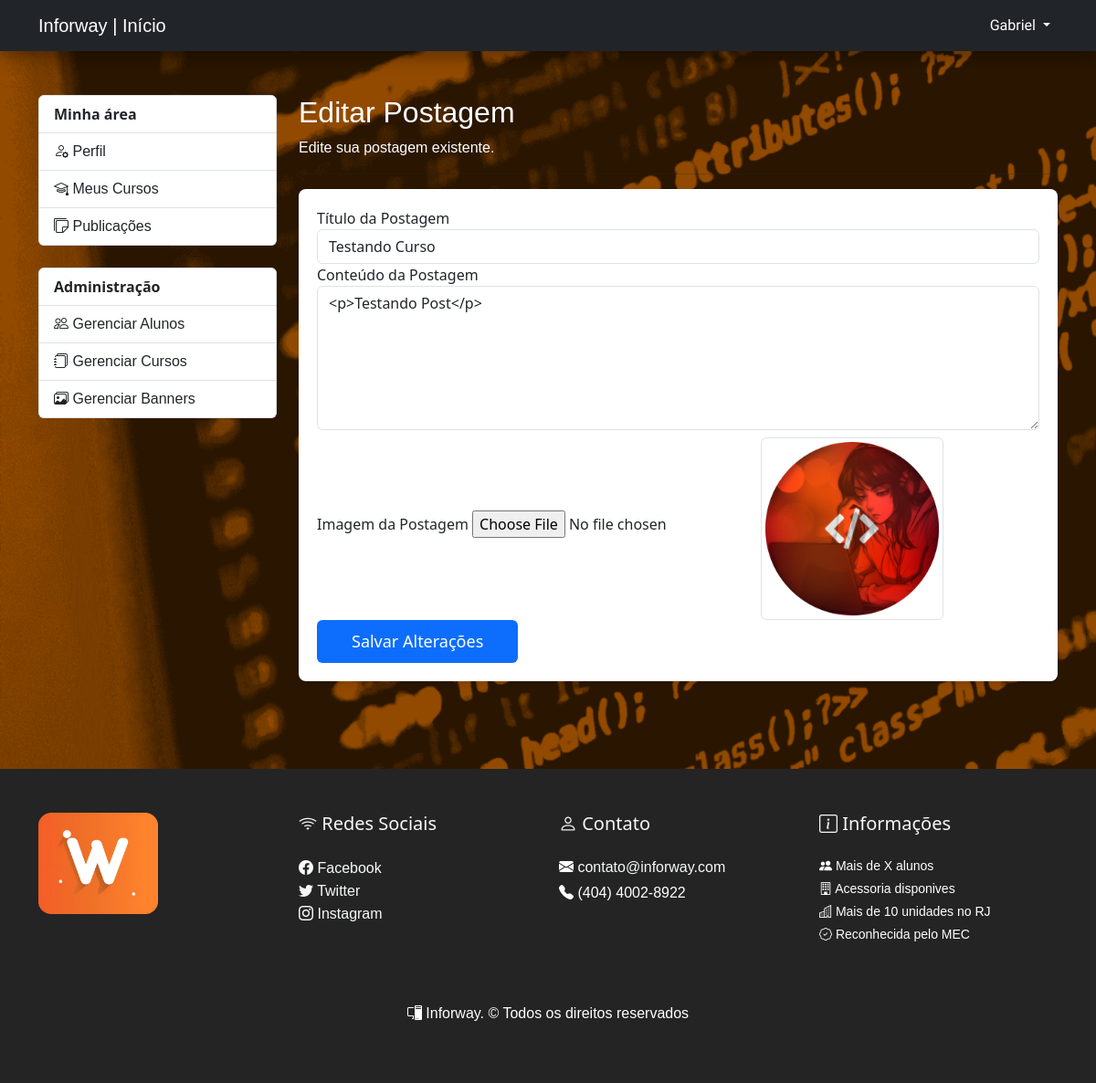
/admin/edit_post.php?post_id=7 (signed in), run on the app's committed database.
### tables this page shows
CREATE TABLE `posts` (
  `id` int(11) NOT NULL,
  `user_id` int(11) DEFAULT NULL,
  `title` varchar(255) DEFAULT NULL,
  `content` text DEFAULT NULL,
  `image` varchar(255) NOT NULL,
  `views` int(11) NOT NULL,
  `created_at` timestamp NOT NULL DEFAULT current_timestamp()
);

### admin/edit_post.php (the view, shortened to what this page needs)
<?php
if (isset($_GET['post_id'])) {
    $post_id = $_GET['post_id'];
} else {
    header("Location: ../404.php");
    exit();
}
$connection = connectDatabase();
$query = "SELECT title, content, image FROM posts WHERE id = '$post_id'";
$result = mysqli_query($connection, $query);
if (mysqli_num_rows($result) > 0) {
    $row = mysqli_fetch_assoc($result);
    $existing_title = $row['title'];
    $existing_content = $row['content'];
    $existing_image = $row['image'];
} else {
    header("Location: ../404.php");
    exit();
}
$pageInfo = array(
    'title' => 'Editar Postagem',
    'description' => 'Edite sua postagem existente.',
    'pageName' => 'edit_post',
);
include_once('../components/admin/header.php');
?>
<main class="container py-5">
    <div class="row">
        <div class="col-md-3">
            <?php include_once('../components/admin/menu_sidebar.php'); ?>
        </div>
        <section class="col-md-9">
            <h2><?= $pageInfo['title'] ?></h2>
            <p><?= $pageInfo['description'] ?></p>
            <hr>
            <div class="card-alunos">
                <div class="card-body">
                    <form action="requests/request_edit_post.php" method="post" enctype="multipart/form-data">
                        <div class="form-group">
                            <label for="title">Título da Postagem</label>
                            <input type="text" class="form-control" id="title" name="title"
                                value="<?= $existing_title ?>">
                        </div>
                        <div class="form-group">
                            <label for="content">Conteúdo da Postagem</label>
                            <textarea class="form-control" id="content" name="content" rows="6"
                                placeholder="Escreva o conteúdo da postagem"><?= $existing_content ?></textarea>
                        </div>
                        <div class="form-group">
                            <label for="image">Imagem da Postagem</label>
                            <input type="file" class="form-control-file" id="image" name="image" accept="image/*">
                            <img src="../<?= $existing_image ?>" alt="Imagem Existente" class="img-thumbnail mt-2"
                                style="max-width: 200px;">
                        </div>
                        <button type="submit" class="btn btn-primary">Salvar Alterações</button>
                    </form>
                </div>
            </div>
        </section>
    </div>
</main>
<?php
include_once('../components/admin/footer.php');
?>

### src/inforway.css (style rules this page uses)
.btn { padding: 10px 38px; font-weight: 500; font-size: 18px; border: none; transition: 1s; color: #fff; cursor: pointer; }
.card-regi label, h2, p, a { color: #fff; font-family: 'Trebuchet MS', 'Lucida Sans Unicode', 'Lucida Grande', 'Lucida Sans', Arial, sans-serif; transition: 1s; text-decoration: none; }
body { background-image: url('../src/img/background.png'); background-repeat: no-repeat; background-size: 200%; background-attachment: fixed; }
.card-alunos { box-shadow: 0 4px 8px rgba(0, 0, 0, 0.1); border-radius: 8px; padding: 20px; margin: auto; bottom: 20px; background-color: #ffffff; }

### data on the page
posts: title "Testando Curso", content "<p>Testando Post</p>", image (picture)

### other printed values
$_SESSION['user_name'] "Gabriel"
$pageInfo['title'] "Editar Postagem"
$pageInfo['description'] "Edite sua postagem existente."
